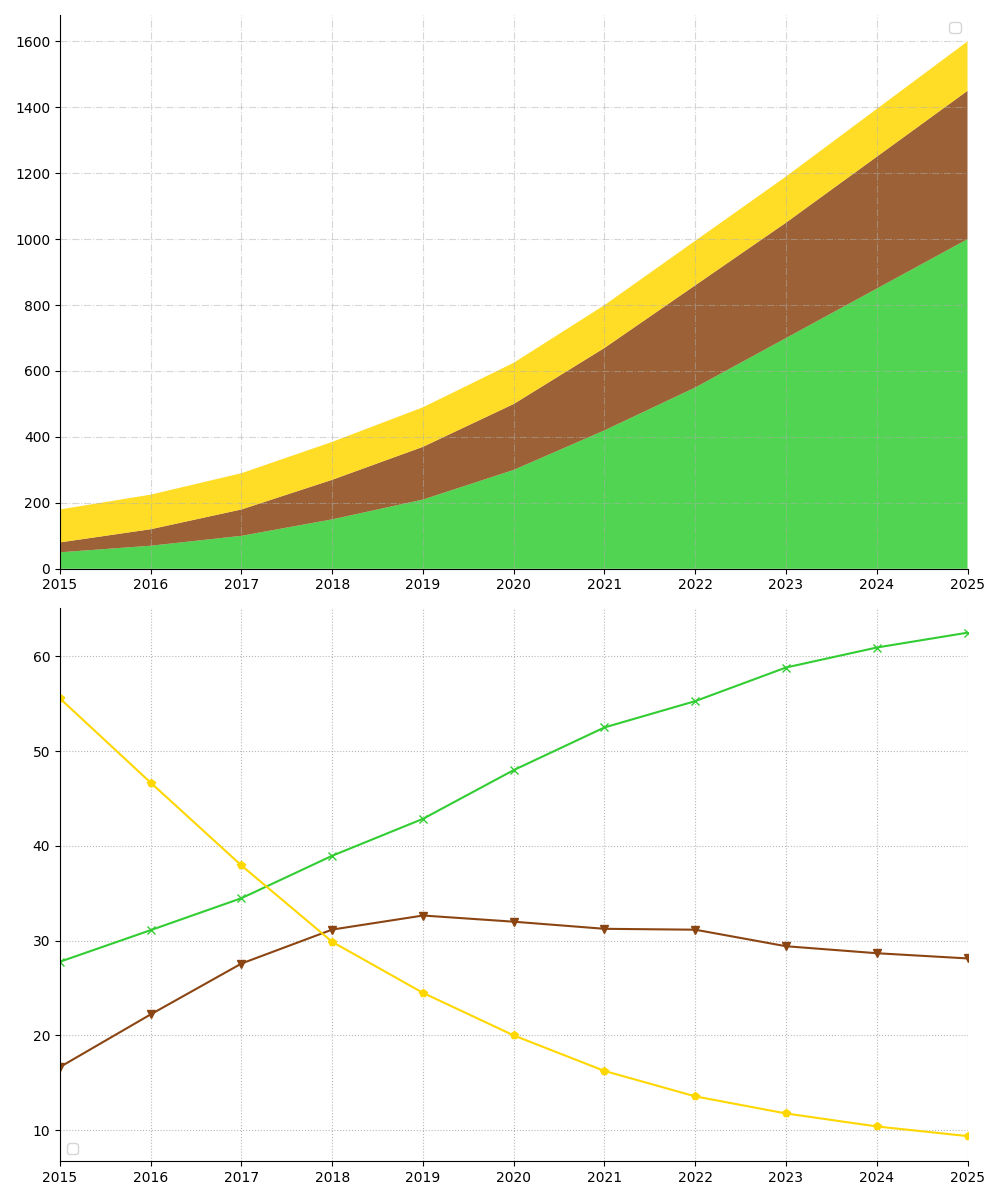

This chart was generated by the following Python code:
import matplotlib.pyplot as plt
import numpy as np

years = np.arange(2015, 2026)
solar = np.array([50, 70, 100, 150, 210, 300, 420, 550, 700, 850, 1000])
wind = np.array([30, 50, 80, 120, 160, 200, 250, 310, 350, 400, 450])
hydro = np.array([100, 105, 110, 115, 120, 125, 130, 135, 140, 145, 150])

total_consumption = solar + wind + hydro
solar_share = (solar / total_consumption) * 100
wind_share = (wind / total_consumption) * 100
hydro_share = (hydro / total_consumption) * 100

fig, axs = plt.subplots(2, 1, figsize=(10, 12))

axs[0].stackplot(years, solar, wind, hydro, colors=['#32CD32', '#8B4513', '#FFD700'], alpha=0.85)
axs[0].legend(loc='upper right')
axs[0].grid(True, linestyle='-.', alpha=0.5)
axs[0].set_xticks(years)
axs[0].set_xlim(2015, 2025)
axs[0].spines['top'].set_visible(False)
axs[0].spines['right'].set_visible(False)

axs[1].plot(years, solar_share, color='#32CD32', marker='x')
axs[1].plot(years, wind_share, color='#8B4513', marker='v')
axs[1].plot(years, hydro_share, color='#FFD700', marker='p')
axs[1].legend(loc='lower left')
axs[1].grid(True, linestyle=':', alpha=0.9)
axs[1].set_xticks(years)
axs[1].set_xlim(2015, 2025)
axs[1].spines['top'].set_visible(False)
axs[1].spines['right'].set_visible(False)

plt.tight_layout()
plt.show()
